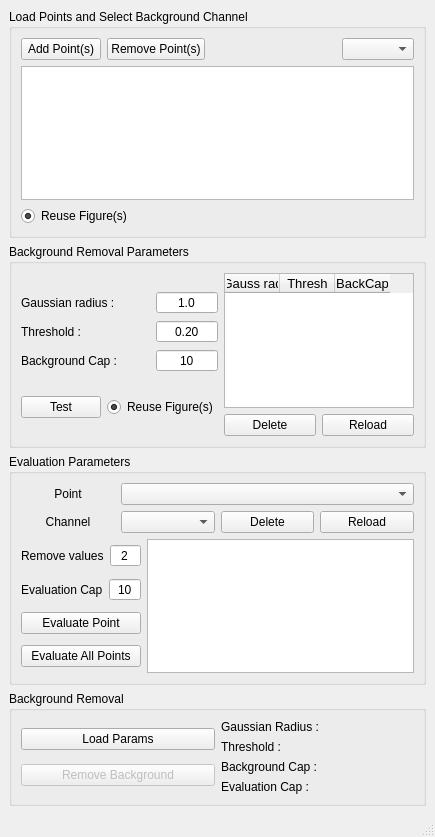
<?xml version="1.0" encoding="UTF-8"?>
<ui version="4.0">
 <class>MainWindow</class>
 <widget class="QMainWindow" name="MainWindow">
  <property name="geometry">
   <rect>
    <x>0</x>
    <y>0</y>
    <width>435</width>
    <height>837</height>
   </rect>
  </property>
  <property name="windowTitle">
   <string>MainWindow</string>
  </property>
  <widget class="QWidget" name="centralwidget">
   <layout class="QVBoxLayout" name="verticalLayout_7">
    <item>
     <widget class="QGroupBox" name="loadingGroup">
      <property name="title">
       <string>Load Points and Select Background Channel</string>
      </property>
      <layout class="QVBoxLayout" name="verticalLayout">
       <item>
        <layout class="QHBoxLayout" name="horizontalLayout">
         <item>
          <widget class="QPushButton" name="loadingAddButton">
           <property name="text">
            <string>Add Point(s)</string>
           </property>
          </widget>
         </item>
         <item>
          <widget class="QPushButton" name="loadingRemoveButton">
           <property name="text">
            <string>Remove Point(s)</string>
           </property>
          </widget>
         </item>
         <item>
          <spacer name="horizontalSpacer">
           <property name="orientation">
            <enum>Qt::Horizontal</enum>
           </property>
           <property name="sizeHint" stdset="0">
            <size>
             <width>28</width>
             <height>20</height>
            </size>
           </property>
          </spacer>
         </item>
         <item>
          <widget class="QComboBox" name="loadingChannelSelect"/>
         </item>
        </layout>
       </item>
       <item>
        <widget class="QListWidget" name="loadingPointsList"/>
       </item>
       <item>
        <widget class="QRadioButton" name="loadingReuseButton">
         <property name="layoutDirection">
          <enum>Qt::LeftToRight</enum>
         </property>
         <property name="text">
          <string>Reuse Figure(s)</string>
         </property>
         <property name="checked">
          <bool>true</bool>
         </property>
        </widget>
       </item>
      </layout>
     </widget>
    </item>
    <item>
     <widget class="QGroupBox" name="rparamsGroup">
      <property name="title">
       <string>Background Removal Parameters</string>
      </property>
      <layout class="QHBoxLayout" name="horizontalLayout_3">
       <item>
        <layout class="QVBoxLayout" name="verticalLayout_3">
         <item>
          <layout class="QGridLayout" name="gridLayout">
           <item row="1" column="2">
            <widget class="QDoubleSpinBox" name="rparamsThreshBox">
             <property name="frame">
              <bool>true</bool>
             </property>
             <property name="alignment">
              <set>Qt::AlignCenter</set>
             </property>
             <property name="buttonSymbols">
              <enum>QAbstractSpinBox::NoButtons</enum>
             </property>
             <property name="decimals">
              <number>2</number>
             </property>
             <property name="value">
              <double>0.200000000000000</double>
             </property>
            </widget>
           </item>
           <item row="0" column="0" colspan="2">
            <widget class="QLabel" name="label">
             <property name="text">
              <string>Gaussian radius :</string>
             </property>
            </widget>
           </item>
           <item row="2" column="2">
            <widget class="QDoubleSpinBox" name="rparamsBackCapBox">
             <property name="frame">
              <bool>true</bool>
             </property>
             <property name="alignment">
              <set>Qt::AlignCenter</set>
             </property>
             <property name="buttonSymbols">
              <enum>QAbstractSpinBox::NoButtons</enum>
             </property>
             <property name="decimals">
              <number>0</number>
             </property>
             <property name="value">
              <double>10.000000000000000</double>
             </property>
            </widget>
           </item>
           <item row="2" column="0" colspan="2">
            <widget class="QLabel" name="label_3">
             <property name="text">
              <string>Background Cap :</string>
             </property>
            </widget>
           </item>
           <item row="1" column="0">
            <widget class="QLabel" name="label_2">
             <property name="text">
              <string>Threshold :</string>
             </property>
            </widget>
           </item>
           <item row="0" column="2">
            <widget class="QDoubleSpinBox" name="rparamsGausRadiusBox">
             <property name="frame">
              <bool>true</bool>
             </property>
             <property name="alignment">
              <set>Qt::AlignCenter</set>
             </property>
             <property name="buttonSymbols">
              <enum>QAbstractSpinBox::NoButtons</enum>
             </property>
             <property name="decimals">
              <number>1</number>
             </property>
             <property name="value">
              <double>1.000000000000000</double>
             </property>
            </widget>
           </item>
          </layout>
         </item>
         <item>
          <layout class="QHBoxLayout" name="horizontalLayout_8">
           <item>
            <widget class="QPushButton" name="rparamsTestButton">
             <property name="sizePolicy">
              <sizepolicy hsizetype="Fixed" vsizetype="Fixed">
               <horstretch>0</horstretch>
               <verstretch>0</verstretch>
              </sizepolicy>
             </property>
             <property name="text">
              <string>Test</string>
             </property>
            </widget>
           </item>
           <item>
            <widget class="QRadioButton" name="rparamsReuseButton">
             <property name="text">
              <string>Reuse Figure(s)</string>
             </property>
             <property name="checked">
              <bool>true</bool>
             </property>
            </widget>
           </item>
          </layout>
         </item>
        </layout>
       </item>
       <item>
        <layout class="QVBoxLayout" name="verticalLayout_2">
         <item>
          <widget class="QTableWidget" name="rparamsTable">
           <property name="font">
            <font>
             <pointsize>10</pointsize>
            </font>
           </property>
           <property name="editTriggers">
            <set>QAbstractItemView::NoEditTriggers</set>
           </property>
           <property name="columnCount">
            <number>3</number>
           </property>
           <attribute name="horizontalHeaderVisible">
            <bool>true</bool>
           </attribute>
           <attribute name="horizontalHeaderDefaultSectionSize">
            <number>55</number>
           </attribute>
           <attribute name="verticalHeaderVisible">
            <bool>false</bool>
           </attribute>
           <column>
            <property name="text">
             <string>Gauss rad</string>
            </property>
           </column>
           <column>
            <property name="text">
             <string>Thresh</string>
            </property>
           </column>
           <column>
            <property name="text">
             <string>BackCap</string>
            </property>
           </column>
          </widget>
         </item>
         <item>
          <layout class="QHBoxLayout" name="horizontalLayout_2">
           <item>
            <widget class="QPushButton" name="rparamsDeleteButton">
             <property name="text">
              <string>Delete</string>
             </property>
            </widget>
           </item>
           <item>
            <widget class="QPushButton" name="rparamsReloadButton">
             <property name="text">
              <string>Reload</string>
             </property>
            </widget>
           </item>
          </layout>
         </item>
        </layout>
       </item>
      </layout>
     </widget>
    </item>
    <item>
     <widget class="QGroupBox" name="eparamsGroup">
      <property name="title">
       <string>Evaluation Parameters</string>
      </property>
      <layout class="QVBoxLayout" name="verticalLayout_5">
       <item>
        <layout class="QGridLayout" name="gridLayout_2">
         <item row="1" column="2">
          <widget class="QPushButton" name="eparamsDeleteButton">
           <property name="text">
            <string>Delete</string>
           </property>
          </widget>
         </item>
         <item row="1" column="3">
          <widget class="QPushButton" name="eparamsReloadButton">
           <property name="text">
            <string>Reload</string>
           </property>
          </widget>
         </item>
         <item row="1" column="1">
          <widget class="QComboBox" name="eparamsChannelSelect"/>
         </item>
         <item row="0" column="0">
          <widget class="QLabel" name="label_4">
           <property name="text">
            <string>Point</string>
           </property>
           <property name="alignment">
            <set>Qt::AlignCenter</set>
           </property>
          </widget>
         </item>
         <item row="1" column="0">
          <widget class="QLabel" name="label_5">
           <property name="text">
            <string>Channel</string>
           </property>
           <property name="alignment">
            <set>Qt::AlignCenter</set>
           </property>
          </widget>
         </item>
         <item row="0" column="1" colspan="3">
          <widget class="QComboBox" name="eparamsPointSelect"/>
         </item>
        </layout>
       </item>
       <item>
        <layout class="QHBoxLayout" name="horizontalLayout_6">
         <item>
          <layout class="QVBoxLayout" name="verticalLayout_4">
           <item>
            <layout class="QHBoxLayout" name="horizontalLayout_4">
             <item>
              <widget class="QLabel" name="label_6">
               <property name="text">
                <string>Remove values</string>
               </property>
              </widget>
             </item>
             <item>
              <widget class="QDoubleSpinBox" name="eparamsRemoveBox">
               <property name="alignment">
                <set>Qt::AlignCenter</set>
               </property>
               <property name="buttonSymbols">
                <enum>QAbstractSpinBox::NoButtons</enum>
               </property>
               <property name="decimals">
                <number>0</number>
               </property>
               <property name="value">
                <double>2.000000000000000</double>
               </property>
              </widget>
             </item>
            </layout>
           </item>
           <item>
            <layout class="QHBoxLayout" name="horizontalLayout_5">
             <item>
              <widget class="QLabel" name="label_7">
               <property name="text">
                <string>Evaluation Cap</string>
               </property>
              </widget>
             </item>
             <item>
              <widget class="QDoubleSpinBox" name="eparamsEvalCapBox">
               <property name="alignment">
                <set>Qt::AlignCenter</set>
               </property>
               <property name="buttonSymbols">
                <enum>QAbstractSpinBox::NoButtons</enum>
               </property>
               <property name="decimals">
                <number>0</number>
               </property>
               <property name="value">
                <double>10.000000000000000</double>
               </property>
              </widget>
             </item>
            </layout>
           </item>
           <item>
            <widget class="QPushButton" name="eparamsEvalButton">
             <property name="text">
              <string>Evaluate Point</string>
             </property>
            </widget>
           </item>
           <item>
            <widget class="QPushButton" name="eparamsEvalAllButton">
             <property name="text">
              <string>Evaluate All Points</string>
             </property>
            </widget>
           </item>
          </layout>
         </item>
         <item>
          <widget class="QTableWidget" name="eparamsTable"/>
         </item>
        </layout>
       </item>
      </layout>
     </widget>
    </item>
    <item>
     <widget class="QGroupBox" name="runGroup">
      <property name="title">
       <string>Background Removal</string>
      </property>
      <layout class="QHBoxLayout" name="horizontalLayout_7">
       <item>
        <layout class="QVBoxLayout" name="verticalLayout_6">
         <item>
          <widget class="QPushButton" name="runLoadButton">
           <property name="text">
            <string>Load Params</string>
           </property>
           <property name="autoDefault">
            <bool>false</bool>
           </property>
           <property name="default">
            <bool>false</bool>
           </property>
           <property name="flat">
            <bool>false</bool>
           </property>
          </widget>
         </item>
         <item>
          <widget class="QPushButton" name="runBackgroundButton">
           <property name="enabled">
            <bool>false</bool>
           </property>
           <property name="text">
            <string>Remove Background</string>
           </property>
           <property name="checkable">
            <bool>false</bool>
           </property>
           <property name="autoDefault">
            <bool>false</bool>
           </property>
           <property name="default">
            <bool>false</bool>
           </property>
           <property name="flat">
            <bool>false</bool>
           </property>
          </widget>
         </item>
        </layout>
       </item>
       <item>
        <layout class="QGridLayout" name="gridLayout_3">
         <item row="0" column="0">
          <widget class="QLabel" name="label_8">
           <property name="text">
            <string>Gaussian Radius : </string>
           </property>
           <property name="alignment">
            <set>Qt::AlignLeading|Qt::AlignLeft|Qt::AlignVCenter</set>
           </property>
          </widget>
         </item>
         <item row="0" column="1">
          <widget class="QLabel" name="runGausRadiusVal">
           <property name="font">
            <font>
             <italic>false</italic>
             <underline>false</underline>
            </font>
           </property>
           <property name="autoFillBackground">
            <bool>false</bool>
           </property>
           <property name="styleSheet">
            <string notr="true">color: rgb(13, 114, 255);</string>
           </property>
           <property name="text">
            <string/>
           </property>
          </widget>
         </item>
         <item row="1" column="0">
          <widget class="QLabel" name="label_10">
           <property name="text">
            <string>Threshold :</string>
           </property>
           <property name="alignment">
            <set>Qt::AlignLeading|Qt::AlignLeft|Qt::AlignVCenter</set>
           </property>
          </widget>
         </item>
         <item row="1" column="1">
          <widget class="QLabel" name="runThreshVal">
           <property name="font">
            <font>
             <italic>false</italic>
             <underline>false</underline>
            </font>
           </property>
           <property name="autoFillBackground">
            <bool>false</bool>
           </property>
           <property name="styleSheet">
            <string notr="true">color: rgb(13, 114, 255);</string>
           </property>
           <property name="text">
            <string/>
           </property>
          </widget>
         </item>
         <item row="2" column="0">
          <widget class="QLabel" name="label_12">
           <property name="text">
            <string>Background Cap :</string>
           </property>
           <property name="alignment">
            <set>Qt::AlignLeading|Qt::AlignLeft|Qt::AlignVCenter</set>
           </property>
          </widget>
         </item>
         <item row="2" column="1">
          <widget class="QLabel" name="runBackCapVal">
           <property name="font">
            <font>
             <italic>false</italic>
             <underline>false</underline>
            </font>
           </property>
           <property name="autoFillBackground">
            <bool>false</bool>
           </property>
           <property name="styleSheet">
            <string notr="true">color: rgb(13, 114, 255);</string>
           </property>
           <property name="text">
            <string/>
           </property>
          </widget>
         </item>
         <item row="3" column="0">
          <widget class="QLabel" name="label_14">
           <property name="text">
            <string>Evaluation Cap :</string>
           </property>
           <property name="alignment">
            <set>Qt::AlignLeading|Qt::AlignLeft|Qt::AlignVCenter</set>
           </property>
          </widget>
         </item>
         <item row="3" column="1">
          <widget class="QLabel" name="runEvalCapVal">
           <property name="font">
            <font>
             <italic>false</italic>
             <underline>false</underline>
            </font>
           </property>
           <property name="autoFillBackground">
            <bool>false</bool>
           </property>
           <property name="styleSheet">
            <string notr="true">color: rgb(13, 114, 255);</string>
           </property>
           <property name="text">
            <string/>
           </property>
          </widget>
         </item>
        </layout>
       </item>
      </layout>
     </widget>
    </item>
   </layout>
  </widget>
  <widget class="QMenuBar" name="menubar">
   <property name="geometry">
    <rect>
     <x>0</x>
     <y>0</y>
     <width>435</width>
     <height>22</height>
    </rect>
   </property>
  </widget>
  <widget class="QStatusBar" name="statusbar"/>
 </widget>
 <resources/>
 <connections/>
</ui>
